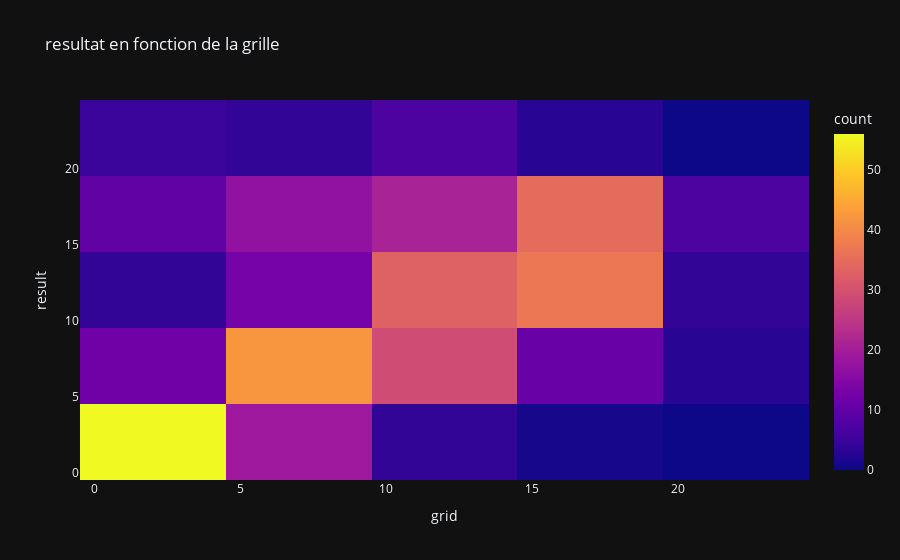

Here is the notebook cell this chart was saved with:
### Markdown cell above
### Heatmap

Ici je vais faire toutes les heatmap.

la première ci-dessous est grid/result

### Code cell
px.density_heatmap(data_all, x="grid", y="result", title="resultat en fonction de la grille", template="plotly_dark")

### Figure 1 — Plotly figure (JSON) as saved in the notebook; plotly's stock layout.template omitted (floating-point values rounded to 4 significant figures; data arrays with more than 128 entries replaced by an {"elided": "..."} marker saying what was removed)
{"data": [{"coloraxis": "coloraxis", "hovertemplate": "grid=%{x}<br>result=%{y}<br>count=%{z}<extra></extra>", "name": "", "type": "histogram2d", "x": {"elided": "400 int values"}, "xaxis": "x", "xbingroup": "x", "y": {"elided": "400 int values"}, "yaxis": "y", "ybingroup": "y"}], "layout": {"coloraxis": {"colorbar": {"title": {"text": "count"}}, "colorscale": [[0, "#0d0887"], [0.1111, "#46039f"], [0.2222, "#7201a8"], [0.3333, "#9c179e"], [0.4444, "#bd3786"], [0.5556, "#d8576b"], [0.6667, "#ed7953"], [0.7778, "#fb9f3a"], [0.8889, "#fdca26"], [1, "#f0f921"]]}, "legend": {"tracegroupgap": 0}, "title": {"text": "resultat en fonction de la grille"}, "xaxis": {"anchor": "y", "domain": [0, 1], "title": {"text": "grid"}}, "yaxis": {"anchor": "x", "domain": [0, 1], "title": {"text": "result"}}}}
